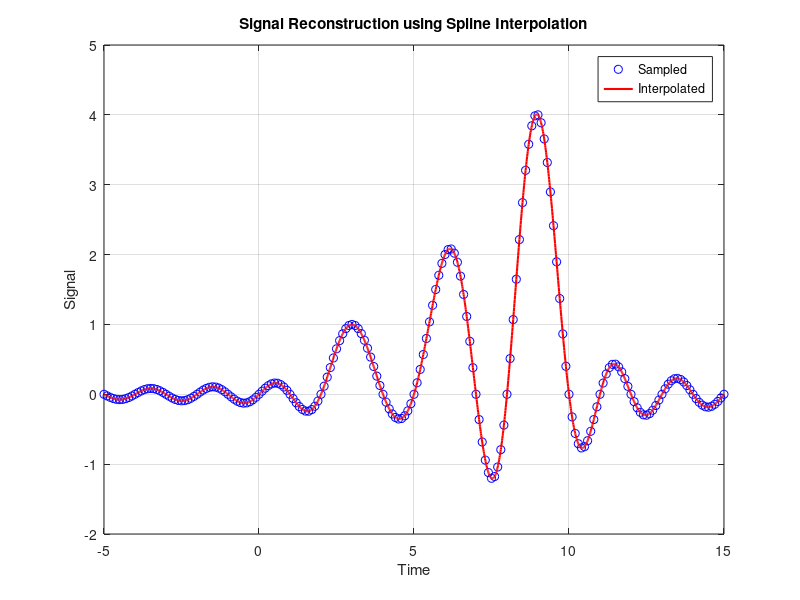
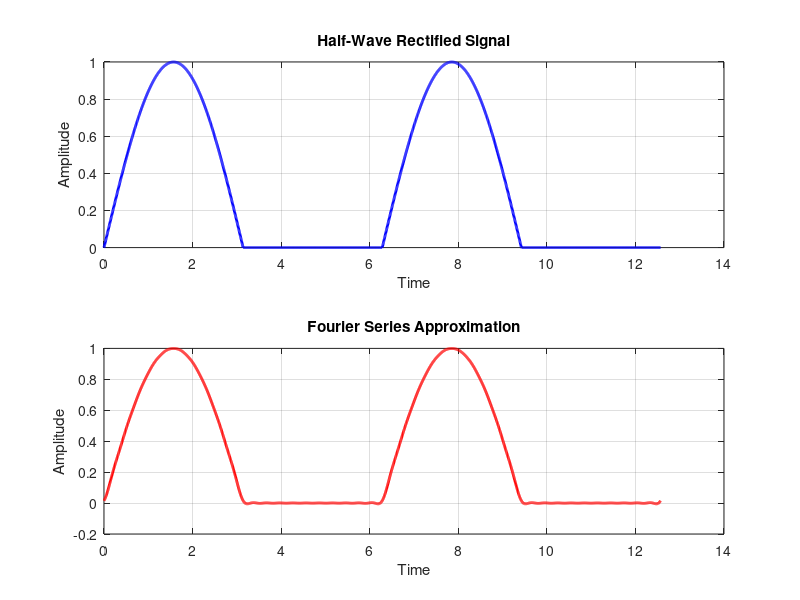
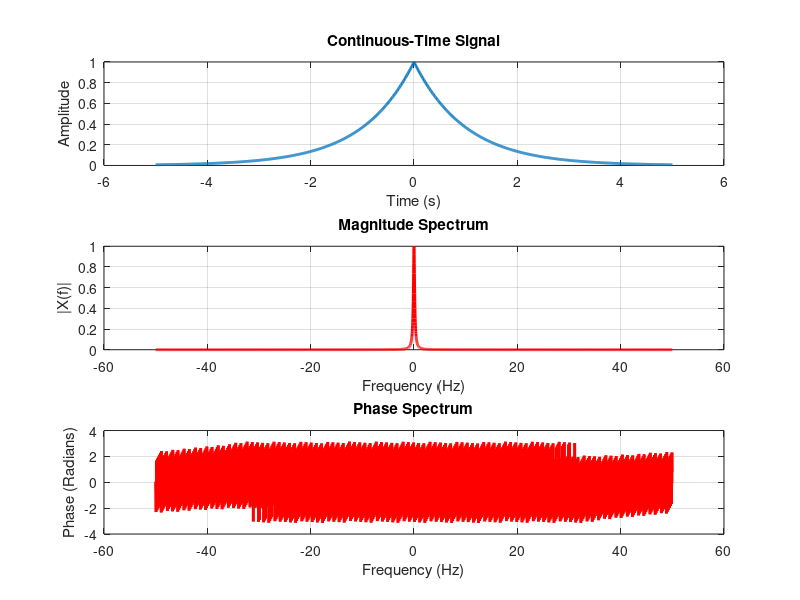
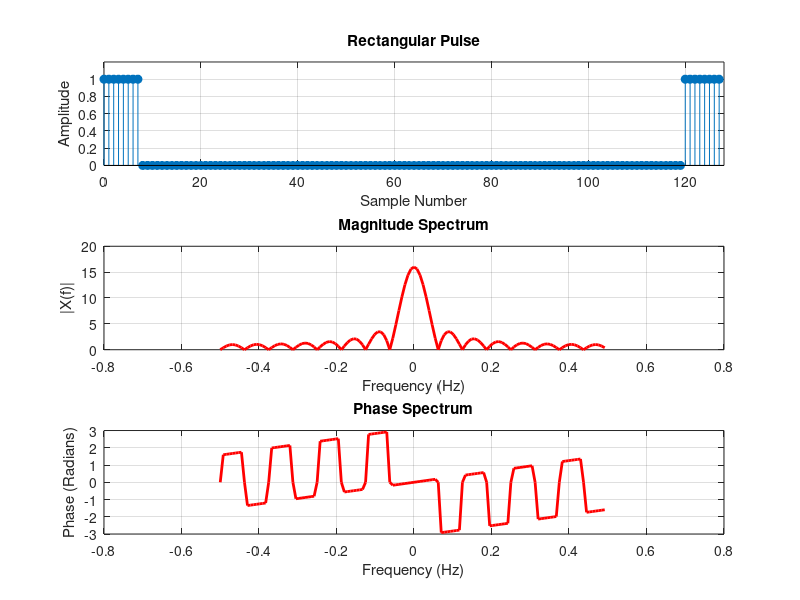

MATLAB code to generate these figures, in order:
%% EXPERIMENT 7: SIGNAL RECONSTRUCTION AND SPECTRAL ANALYSIS
% Objective 1 : Reconstruction of Signal from Samples
% Objective 2 : Fourier Series of Half-Wave Rectifier Output
% Objective 3 : Fourier Transform of a Continuous-Time Signal
% Objective 4 : Fourier Transform of a Rectangular Waveform

clc;
clear;
close all;

%% ==========================================================
%% OBJECTIVE 1: Reconstruction of Signal from Samples
%% ==========================================================

fm = 2;
fs = 10;

t = -5:0.01:15;

% Original signal
x = sinc(t-3) + 2*sinc(t-6) + 4*sinc(t-9);

% Sampled signal
ts = -5:1/fs:15;
xs = sinc(ts-3) + 2*sinc(ts-6) + 4*sinc(ts-9);

% Reconstruction
xr = interp1(ts,xs,t,'spline');

figure('Name','Objective 1');

plot(ts,xs,'bo','MarkerSize',6)
hold on
plot(t,xr,'r','LineWidth',1.5)

grid on
legend('Sampled','Interpolated')
title('Signal Reconstruction using Spline Interpolation')
xlabel('Time')
ylabel('Signal')

%% ==========================================================
%% OBJECTIVE 2: Fourier Series of Half-Wave Rectifier Output
%% ==========================================================

t = linspace(0,4*pi,2000);

x = sin(t);
x(x<0)=0;

N = 20;

a0 = (1/pi)*trapz(t(1:1000),x(1:1000));

fsignal = a0/2;

for n=1:N

    an = (1/pi)*trapz(t(1:1000),x(1:1000).*cos(n*t(1:1000)));

    bn = (1/pi)*trapz(t(1:1000),x(1:1000).*sin(n*t(1:1000)));

    fsignal = fsignal + an*cos(n*t) + bn*sin(n*t);

end

figure('Name','Objective 2')

subplot(2,1,1)

plot(t,x,'b','LineWidth',2)

grid on

title('Half-Wave Rectified Signal')

xlabel('Time')

ylabel('Amplitude')

subplot(2,1,2)

plot(t,fsignal,'r','LineWidth',2)

grid on

title('Fourier Series Approximation')

xlabel('Time')

ylabel('Amplitude')

%% ==========================================================
%% OBJECTIVE 3: Fourier Transform of Continuous-Time Signal
%% ==========================================================

t = -5:0.01:5;

x = exp(-abs(t));

N = 4096;

X = fftshift(fft(x,N));

Fs = 1/0.01;

f = (-N/2:N/2-1)*(Fs/N);

figure('Name','Objective 3')

subplot(3,1,1)

plot(t,x,'LineWidth',2)

grid on

title('Continuous-Time Signal')

xlabel('Time (s)')

ylabel('Amplitude')

subplot(3,1,2)

plot(f,abs(X)/max(abs(X)),'r','LineWidth',2)

grid on

title('Magnitude Spectrum')

xlabel('Frequency (Hz)')

ylabel('|X(f)|')

subplot(3,1,3)

plot(f,angle(X),'r','LineWidth',2)

grid on

title('Phase Spectrum')

xlabel('Frequency (Hz)')

ylabel('Phase (Radians)')

%% ==========================================================
%% OBJECTIVE 4: Fourier Transform of Rectangular Waveform
%% ==========================================================

N = 128;

x = zeros(1,N);

x(1:8) = 1;

x(end-7:end) = 1;

X = fftshift(fft(x));

f = (-N/2:N/2-1)/N;

figure('Name','Objective 4')

subplot(3,1,1)

stem(0:N-1,x,'filled')

axis([0 N 0 1.2])

grid on

title('Rectangular Pulse')

xlabel('Sample Number')

ylabel('Amplitude')

subplot(3,1,2)

plot(f,abs(X),'r','LineWidth',2)

grid on

title('Magnitude Spectrum')

xlabel('Frequency (Hz)')

ylabel('|X(f)|')

subplot(3,1,3)

plot(f,angle(X),'r','LineWidth',2)

grid on

title('Phase Spectrum')

xlabel('Frequency (Hz)')

ylabel('Phase (Radians)')
